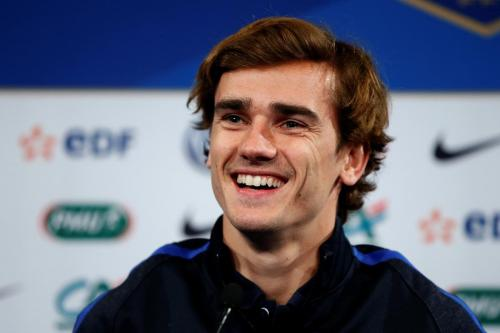
%> input picture griz.jpg, 500 x 333 px
$ octave --eval "detect_on_skin('griz.jpg');"   (GNU Octave 9; MATLAB toolbox functions it lacks are replaced by stand-ins)
%> lines starting %> are read from the running program, lines starting %| are printed output that depends on the picture; in (x1, y1, x2, y2) boxes, pixels count from 0 and x2, y2 are one past the last pixel; in counts of white or black regions, pixels touching at a corner belong together; the program's own positions count from 1
### check_rectangle.m
function result = check_rectangle(I,box)
box = round(box);
x = box(1);
y = box(2);
w = box(3);
h = box(4);
potential_area = I(y:y+h,x:x+w);
[~,result] = bwlabel(potential_area,8);

### detect_on_skin.m
function detect_on_skin(filename)
%> called with filename = 'griz.jpg'
%In this version, only 1 face will be detected, but the algorithm could
%give multiple faces.
close all
%filename = 'griz.jpg';

I = imread(filename);
%> I is the input picture: size 333x500x3 uint8; mean R, G, B 104.9, 105.7, 121
I_g = imgaussfilt(I,2); %reduce noise by gussian filter
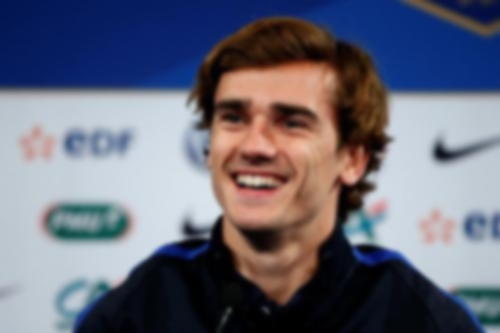
%> I_g: size 333x500x3 uint8; mean R, G, B 104.9, 105.7, 121; mean of the top-left, top-right, bottom-left and bottom-right quarters 105.7, 96.6, 133.5, 106.2
heigth = size(I,1);
%> heigth = 333
width = size(I,2);
%> width = 500
ycbcr = rgb2ycbcr(I_g);
%> ycbcr: size 333x500x3 uint8; mean of channels 1, 2, 3 108.1, 134.8, 126.5
hsv = rgb2hsv(I_g);
%> hsv: size 333x500x3 double; mean H, S, V 0.471, 0.456, 0.531
gray = ones(heigth,width)*255;
%HSV filter
%HSV filter information was from "Human Skin Detection Using RGB, HSV and YCbCr Color Models"
for i = 1:heigth
    for j = 1:width
        h = hsv(i,j,1);
        s = hsv(i,j,2);
        if (s > 0.68)
            gray(i,j) = 0;
        elseif (s < 0.23)
            gray(i,j) = 0;
        elseif (h > 0.872) %(50 degrees)
             gray(i,j) = 0;
        end
    end
end
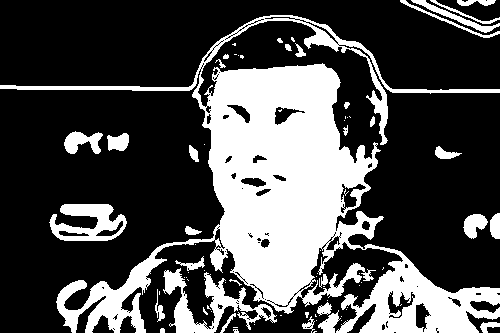
%> gray: size 333x500 double; 30.3% white; 78 white regions (46 under 20 px), largest, box (x1, y1, x2, y2) and area: (0, 15, 500, 333) 42050, (163, 268, 277, 333) 2322, (49, 204, 127, 241) 1661
%YCBCR filter
for i = 1:heigth
    for j = 1:width
        y = ycbcr(i,j,1);
        cb = ycbcr(i,j,2);
        cr = ycbcr(i,j,3);
        if(y < 80)
            gray(i,j) = 0;
        elseif (cb < 77)
            gray(i,j) = 0;
        elseif (cb > 127)
            gray(i,j) = 0;
        elseif (cr < 133)
            gray(i,j) = 0;
        elseif (cr > 174)
            gray(i,j) = 0;
        %All filter information up is from "Explicit Image Detection using YCbCr Space Color Model as Skin Detection"
        elseif(function_test(y,cb,cr) >= 1)
            gray(i,j) = 0;
        %This filter is from "Explicit Image Detection using YCbCr Space
        %Color Model as Skin Detection"
        end
    end
end
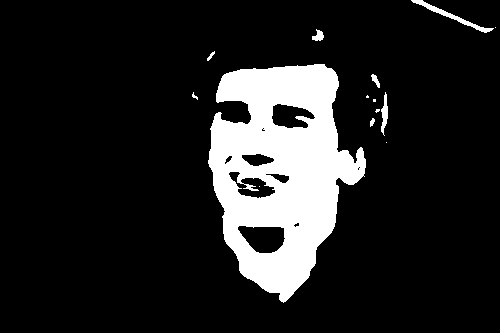
%> gray: size 333x500 double; 13.7% white; 14 white regions (6 under 20 px), largest, box (x1, y1, x2, y2) and area: (208, 64, 366, 303) 22001, (411, 0, 494, 33) 381, (381, 92, 388, 136) 170
imshow(gray);
[L,num] = bwlabel(gray,8); %connections in 8 directions
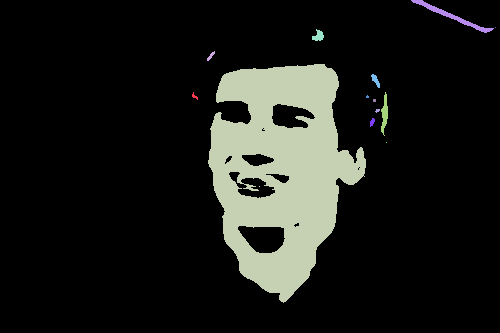
%> L: size 333x500 double; 15 distinct labels, from 0 to 14; one colour per label, 0 black
%> num = 14
boxes = regionprops(L,'BoundingBox');
%> boxes = 14 regions; largest, box (x1, y1, x2, y2): (208, 64, 366, 303), (411, 0, 494, 33), (381, 92, 388, 136), (312, 29, 324, 41), (371, 74, 380, 88)
hold on;
for i = 1:num
    box = boxes(i).BoundingBox;
    x = box(1);
    y = box(2);
    w = box(3);
    h = box(4);
    ratio = h/w;
    N = ((2*(w+h))^2)/(w*h);
    if w < 20 || h < 20 || ratio > 2 || ratio < 0.5 || N<4 || N > 18 %% easy check here
        continue
    end
    if check_rectangle(gray,box) < 2
        continue
    end
    rect = [x y w h];
end
%> this loop made 14 passes
%> (ratio, N) on passes 1, 2, 4, 5, 6, 7, 8, 9, 10, 11, 12, 13: (1.33, 16.33), (1.25, 16.2), (1, 16), (1, 16), (1, 16), (1.8, 17.42), (1.56, 16.79), (1, 16), (0.8, 16.2), (6.29, 33.78), (1, 16), (0.398, 19.65)
%> (ratio, N, result in check_rectangle, rect) on pass 3: (1.51, 16.69, 3, [208.5 64.5 158 239])
%> pass 3, in check_rectangle, `potential_area = I(y:y+h,x:x+w);`:
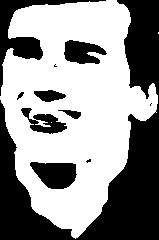
%> potential_area: size 240x159 double; 57.7% white; 11 black regions (3 under 20 px), largest, box (x1, y1, x2, y2) and area: (0, 0, 159, 240) 11893, (0, 0, 106, 96) 1688, (30, 162, 77, 189) 932
figure;
imshow(I);
rectangle('Position',[rect(1),rect(2),rect(3),rect(4)],'EdgeColor','r','LineWidth', 3);
hold off
new_I = imcrop(I, [rect(1),rect(2),rect(3),rect(4)]);
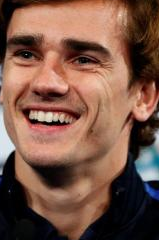
%> new_I: size 240x159x3 uint8; mean R, G, B 122.5, 86.6, 71.6
new_I = imresize(new_I,3);
%> new_I: size 720x477x3 uint8
%> `detect_on_skin('griz.jpg');`:
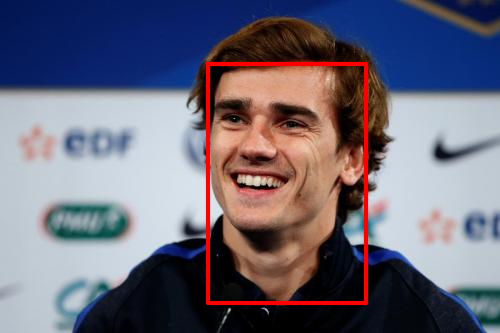
%> figure redrawn from the program's plot data
imwrite(new_I,"test.png");
end
